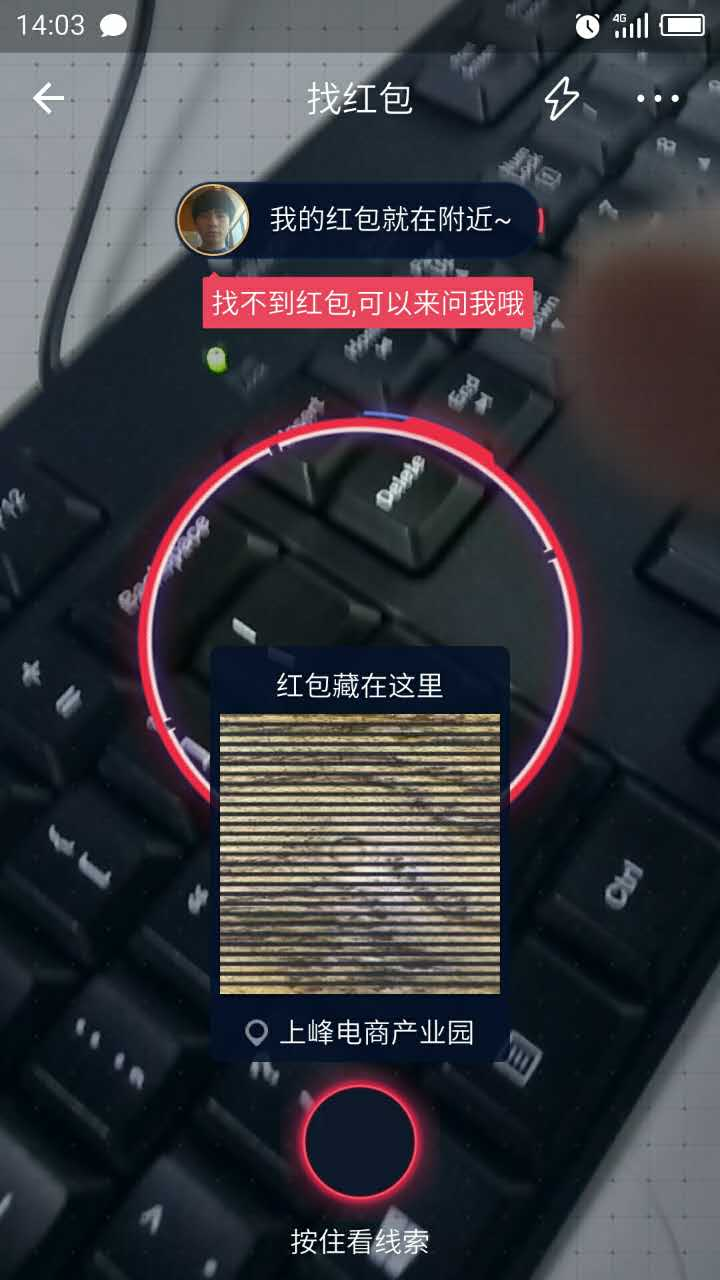
#> input picture file/Money/Test01.jpg, 720 x 1280 px
$ python getMoney.py
#> lines starting #> are read from the running program, lines starting #| are printed output that depends on the picture
#!/usr/bin/env python
# created by yao
# 2016.12.23
from PIL import Image
im = Image.open('../file/Money/Test01.jpg')
#> im is the input picture: PIL image 720x1280 RGB; mean R, G, B 57.9, 57.1, 63.5

imgWidth = 510 # width of the image you cut off
startX = 212
startY = 712 # the first line position-y
splitPoxis = 21 # split height
blackHeigh = 6 # black line height
maxLineNumber = 20


# function to deal image
def pasteImg( startY, index):
#> called with startY = 712, index = 0
    box = (startX, startY + splitPoxis*index-blackHeigh,startX + imgWidth,startY + splitPoxis*index)
    #print box
    region = im.crop(box)

    box_dealed = (startX,startY + splitPoxis * index,startX + imgWidth,startY + splitPoxis*index+blackHeigh)
    #print box
    region_dealed = im.crop(box_dealed)

    im.paste( region, box_dealed )


pasteImg(startY, 0)

for index in range(1,maxLineNumber):
    pasteImg( startY, index )


im.save('../file/Money/dealed010.jpg')
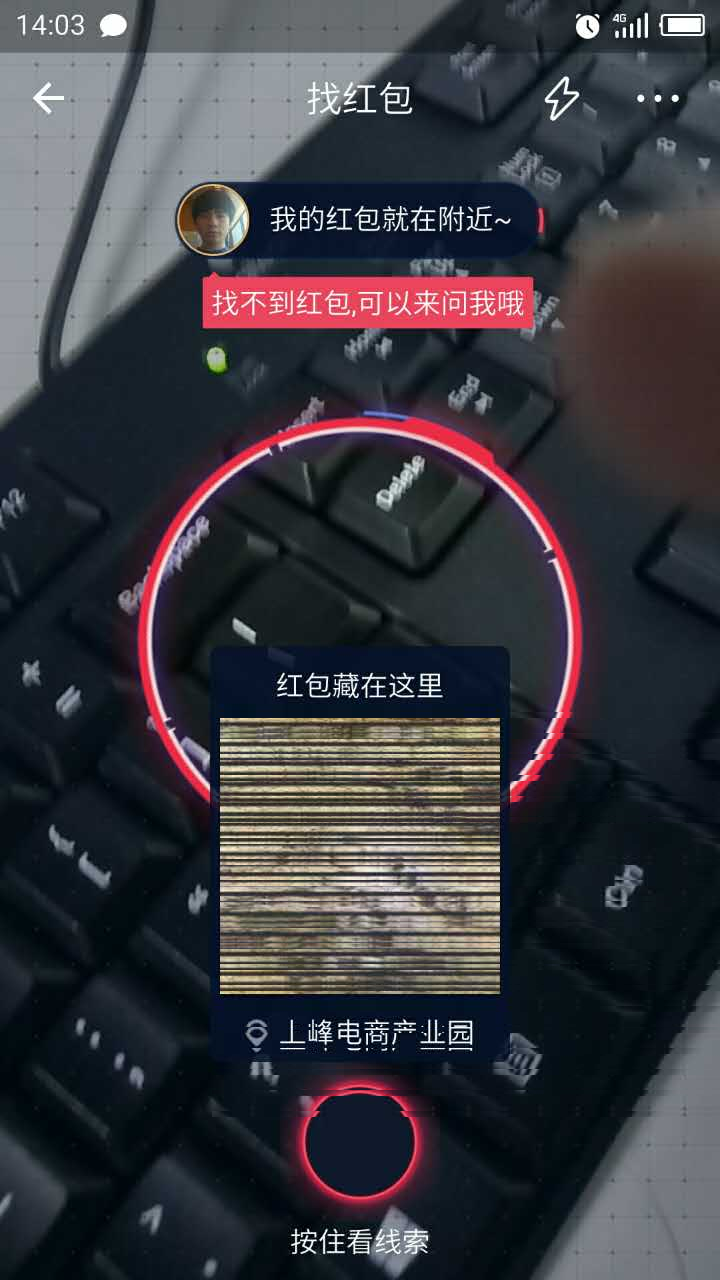
#> saved as dealed010.jpg: PIL image 720x1280 RGB; mean R, G, B 57.7, 57, 63.4
im.show()
